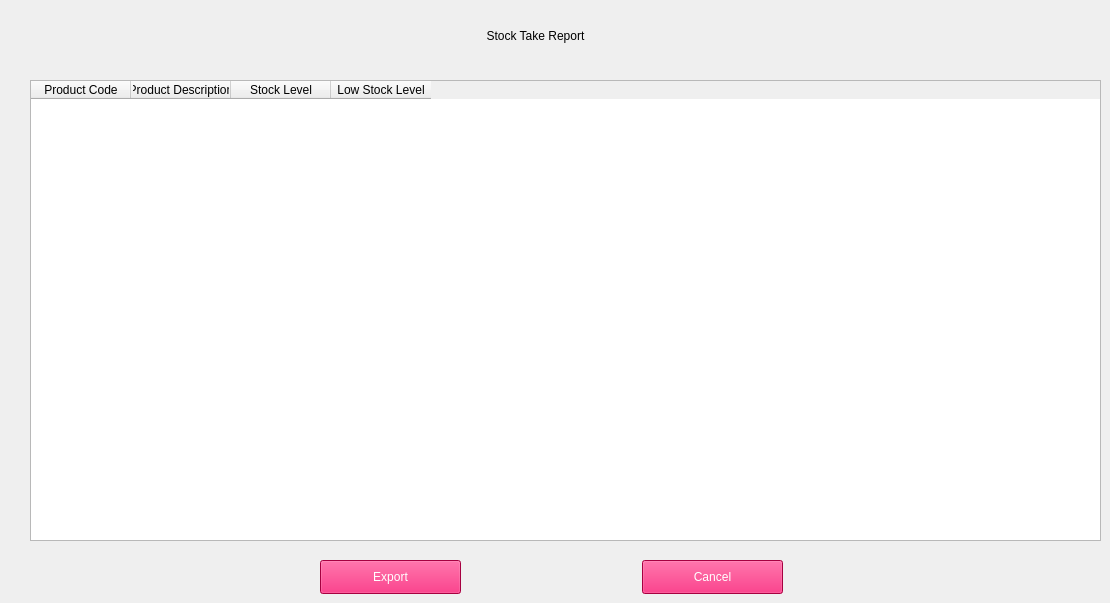
        <widget class="QWidget" name="StockTakeReportTab">
         <widget class="QLabel" name="StockTakeRepTitle">
          <property name="geometry">
           <rect>
            <x>220</x>
            <y>20</y>
            <width>631</width>
            <height>31</height>
           </rect>
          </property>
          <property name="styleSheet">
           <string notr="true">color: rgb(0, 0, 0);
font: 75 16pt &quot;Verdana&quot;;</string>
          </property>
          <property name="text">
           <string>Stock Take Report</string>
          </property>
          <property name="alignment">
           <set>Qt::AlignCenter</set>
          </property>
         </widget>
         <widget class="QTableWidget" name="StockTakeRepTable">
          <property name="geometry">
           <rect>
            <x>30</x>
            <y>80</y>
            <width>1071</width>
            <height>461</height>
           </rect>
          </property>
          <property name="styleSheet">
           <string notr="true">font: 8pt &quot;Verdana&quot;;</string>
          </property>
          <property name="editTriggers">
           <set>QAbstractItemView::NoEditTriggers</set>
          </property>
          <property name="sortingEnabled">
           <bool>true</bool>
          </property>
          <column>
           <property name="text">
            <string>Product Code</string>
           </property>
          </column>
          <column>
           <property name="text">
            <string>Product Description</string>
           </property>
          </column>
          <column>
           <property name="text">
            <string>Stock Level</string>
           </property>
          </column>
          <column>
           <property name="text">
            <string>Low Stock Level</string>
           </property>
          </column>
         </widget>
         <widget class="QPushButton" name="StockTakeRepExportButton">
          <property name="geometry">
           <rect>
            <x>320</x>
            <y>560</y>
            <width>141</width>
            <height>34</height>
           </rect>
          </property>
          <property name="styleSheet">
           <string notr="true">background-color: rgb(232, 0, 90);
font: 12pt &quot;Verdana&quot;;
color: rgb(255, 255, 255);</string>
          </property>
          <property name="text">
           <string>Export</string>
          </property>
         </widget>
         <widget class="QPushButton" name="StockTakeRepCancelButton">
          <property name="geometry">
           <rect>
            <x>642</x>
            <y>560</y>
            <width>141</width>
            <height>34</height>
           </rect>
          </property>
          <property name="styleSheet">
           <string notr="true">background-color: rgb(232, 0, 90);
font: 12pt &quot;Verdana&quot;;
color: rgb(255, 255, 255);</string>
          </property>
          <property name="text">
           <string>Cancel</string>
          </property>
         </widget>
        </widget>
